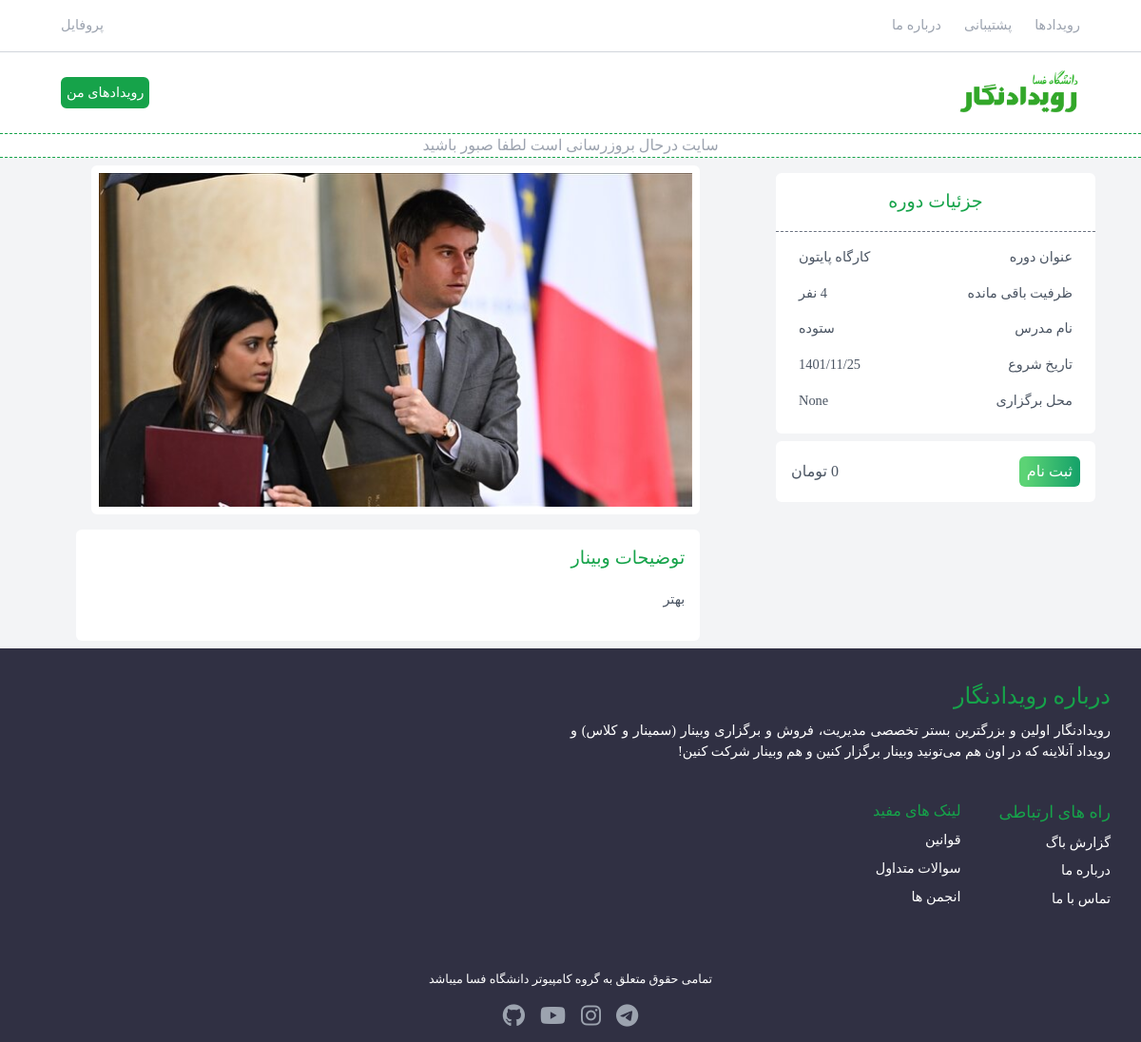
The app's page /events/python-course (signed in) with its own data.
### events_module/models.py (models this page shows, shortened)
class Event(models.Model):
    title = models.CharField(max_length=255, null=True, verbose_name="عنوان رویداد")
    description = models.TextField(null=True, verbose_name="توضیحات رویداد")
    start_date = models.CharField(max_length=255, verbose_name="تاریخ شروع")
    place = models.CharField(max_length=255, null=True, blank=True, verbose_name="محل برگزاری")
    days_of_week = models.TextField(null=True, blank=True, verbose_name="روزهای برگزاری")
    teacher = models.CharField(max_length=250, null=True, verbose_name="نام مدرس")
    price = models.IntegerField(null=True, verbose_name="هزینه رویداد")
    capacity = models.IntegerField(default=0, null=True, verbose_name="ظرفیت دوره")
    image = models.ImageField(upload_to='events', verbose_name="تصویر")
    slug = models.CharField(max_length=255, null=True, verbose_name="لینک")
    status = models.BooleanField(default=False, verbose_name="فعال/غیرفعال")
    class Meta:
        verbose_name = "رویداد"
        verbose_name_plural = "رویدادها"

### events_module/views.py (the view)
# urls.py: path('events/<pk>', views.event_detail, name='detail'),
def event_detail(request, pk):
    event = get_object_or_404(Event, slug=pk)
    if request.user.is_authenticated:
        is_registered = Participant.objects.filter(user=request.user, status=True).values_list('event_id', flat=True)
    else:
        is_registered = False
    return render(request, 'module/details.html', context={
        'event': event,
        'is_registered': is_registered
    })

### events_module/templates/module/details.html (shortened to what this page needs)
{% extends 'partial/main.html' %}
{% load thumbnail %}
{% block content %}
    {% include 'partial/notification.html' %}
    <section class="flex gap-y-6 flex-col-reverse md:flex-row md:items-start py-2 px-6 bg-gray-100">
        <div class="md:w-1/3 md:px-6 pb-4 md:sticky top-0">
            <div class="bg-white rounded-md h-fit pb-6 mx-auto w-full">
                <span class="azar border-b mb-4 border-gray-500 border-dashed block text-green-600 text-center text-[1.2rem] my-2 azar-bold py-4">جزئیات دوره</span>
                <ul class="flex flex-col gap-y-4">
                    <li class="text-gray-600 text-[0.9rem] flex justify-between items-center px-6">
                        <span class="azar-bold">عنوان دوره</span>
                        <span>{{ event.title }}</span>
                    </li>
                    <li class="text-gray-600 text-[0.9rem] flex justify-between items-center px-6">
                        <span class="azar-bold">ظرفیت باقی مانده</span>
                        <span>{{ event.capacity }} نفر</span>
                    </li>
                    <li class="text-gray-600 text-[0.9rem] flex justify-between items-center px-6">
                        <span class="azar-bold">نام مدرس</span>
                        <span>{{ event.teacher }}</span>
                    </li>
                    <li class="text-gray-600 text-[0.9rem] flex justify-between items-center px-6">
                        <span class="azar-bold">تاریخ شروع</span>
                        <span>{{ event.start_date }}</span>
                    </li>
                    <li class="text-gray-600 text-[0.9rem] flex justify-between items-center px-6">
                        <span class="azar-bold">محل برگزاری</span>
                        <span>{{ event.place }}</span>
                    </li>
                </ul>
            </div>
            <div class="bg-white rounded-md h-fit mx-auto my-2">
                <ul class="flex flex-col gap-y-4">
                    <li class="text-gray-600 text-[0.9rem] flex justify-between items-center py-4 px-4">
                        {% if is_registered %}
                            {% if event.id in is_registered %}
                                شما قبلا تو این دوره ثبت نام کرده اید
                            {% else %}
                                {% if event.status == True %}
                                    {% if event.capacity >= 1 %}
                                        <a href="{% url 'events:register' event.id %}"
                                           class="bg-green-600 text-white text-[1.1rem] gr md:text-[1rem] py-1 px-2 rounded-md">ثبت
                                            نام</a>
                                    {% else %}
                                        ظرفیت این دوره به پایان رسیده
                                    {% endif %}
                                {% else %}
                                    ثبت نام این دوره غیرفعال است
                                {% endif %}
                            {% endif %}
                        {% endif %}
                        <span class="text-gray-600 text-[1.1rem] md:text-[1rem] py-1">{{ event.price }} تومان</span>
                    </li>
                </ul>
            </div>
        </div>
        <div class="flex gap-y-4 flex-col justify-center mx-auto md:w-[57%]">
            {% thumbnail event.image "733x579" crop="center" as im %}
                <img src="{{ im.url }}" width="{{ im.width }}" height="{{ im.height }}"
                     class="border-8 border-white rounded-md">
            {% endthumbnail %}
            <div class="bg-white p-4 rounded-md">
                <span class="text-[1.2rem] text-green-600 azar-bold">توضیحات وبینار</span>
                <p class="text-[0.9rem] text-gray-600 leading-10 my-2 text-justify">
                    {{ event.description }}
                </p>
            </div>
        </div>
    </section>
{% endblock %}

### records on screen
Event: title "کارگاه پایتون", teacher "ستوده", start_date "1401/11/25", place "None", price "0", description "بهتر"
